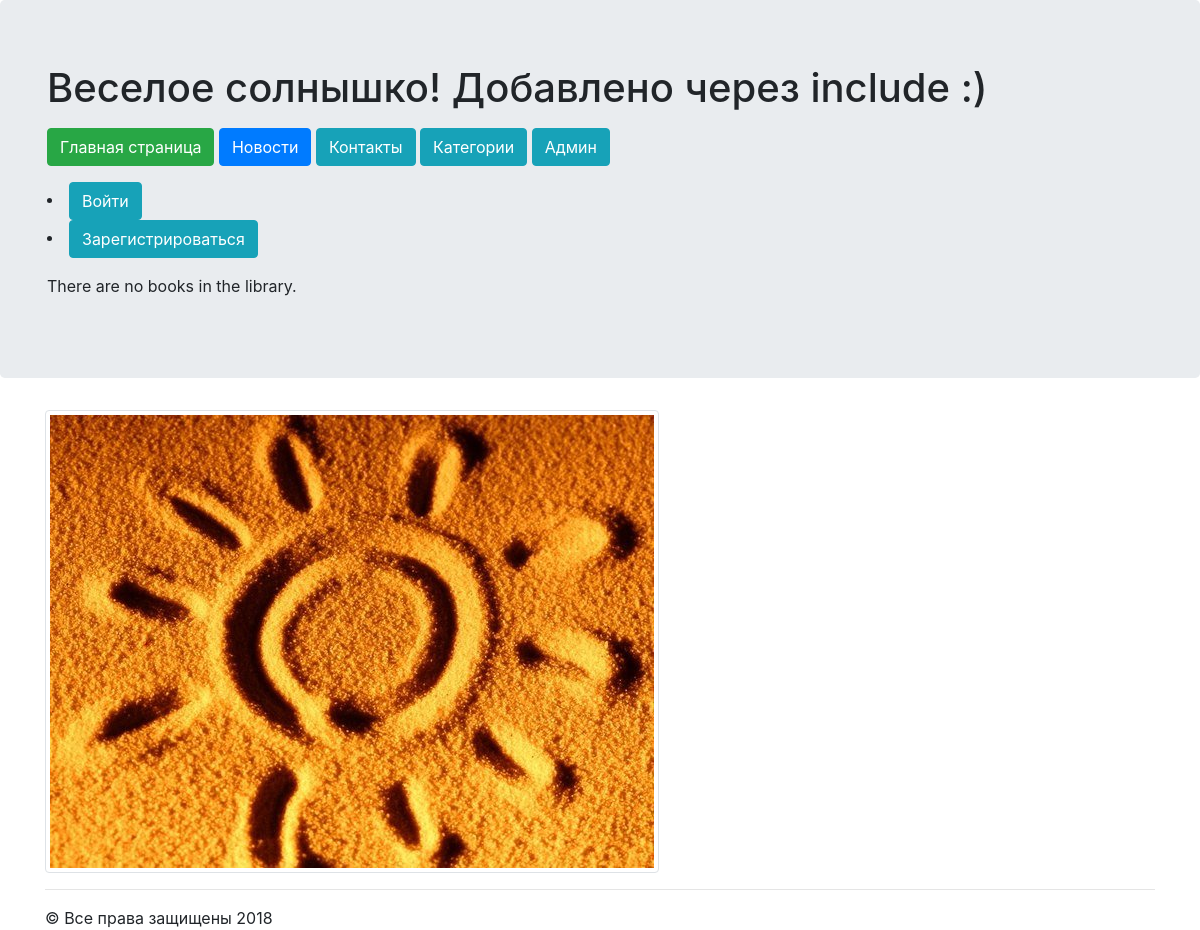
Before: /news/ with the older database file.
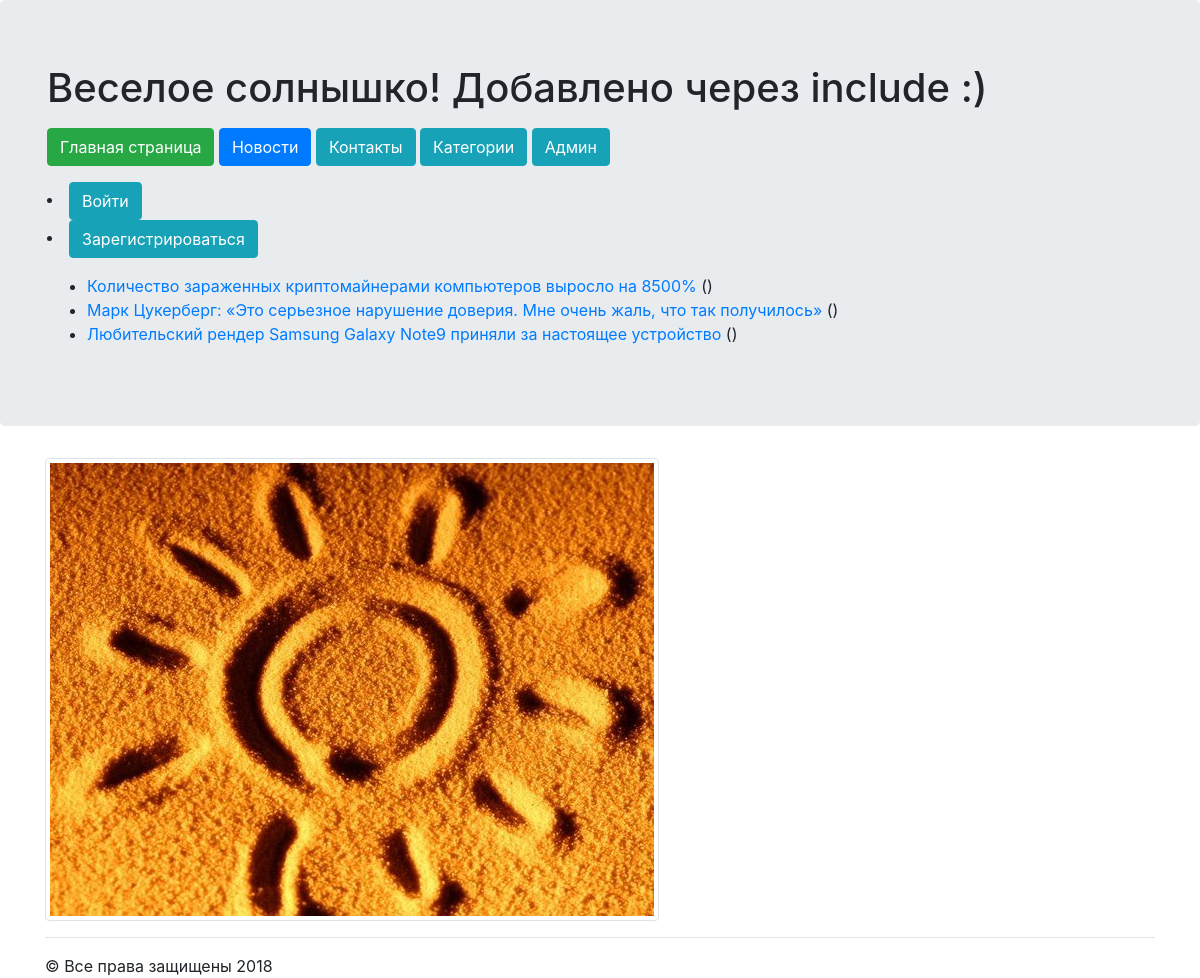
After: the same page with the newer database file.
### news/models.py (models this page shows, shortened)
class Articles(models.Model):
    title = models.CharField(max_length = 120)
    post = models.TextField()
    date = models.DateTimeField()
    author = models.CharField(max_length = 120)

### news/templates/news/posts.html
{% extends "mainApp/wrapper.html" %}
{% block content %}
    {% if articles_list %}
        <ul>
          {% for article in articles_list %}
          <li>
            <a href="{{ article.get_absolute_url }}">{{ article.title }}</a> ({{ articles.date|date:'Y-m-d в H:i:s' }})
          </li>
          {% endfor %}
        </ul>
    {% else %}
        <p>There are no books in the library.</p>
    {% endif %}
{% endblock %}

Changed rows visible on the page:
added Articles: title "Количество зараженных криптомайнерами компьютеров выросло на 8500%"
added Articles: title "Марк Цукерберг: «Это серьезное нарушение доверия. Мне очень жаль, что так получилось»"
added Articles: title "Любительский рендер Samsung Galaxy Note9 приняли за настоящее устройство"
Other visible differences:
text no longer shown: "There are no books in the library."
